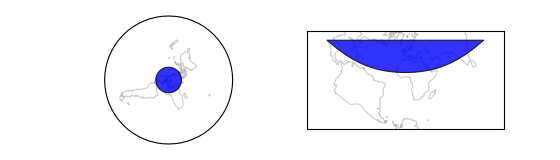

Reproduce this figure in Python.
import cartopy.crs as ccrs
import matplotlib.pyplot as plt
import shapely.geometry as sgeom


LHS, RHS = ccrs.NorthPolarStereo(), ccrs.TransverseMercator()
geom = sgeom.Point(0, 0).buffer(10000000)


fig = plt.figure(figsize=(7, 2))

ax1 = plt.subplot(1, 2, 1, projection=LHS)
ax2 = plt.subplot(1, 2, 2, projection=RHS)

ax1.coastlines(color='gray', alpha=0.4)
ax2.coastlines(color='gray', alpha=0.4)

ax1.add_geometries([geom], LHS, facecolor='blue', alpha=0.8)
ax2.add_geometries([geom], LHS, facecolor='blue', alpha=0.8)

plt.show()
